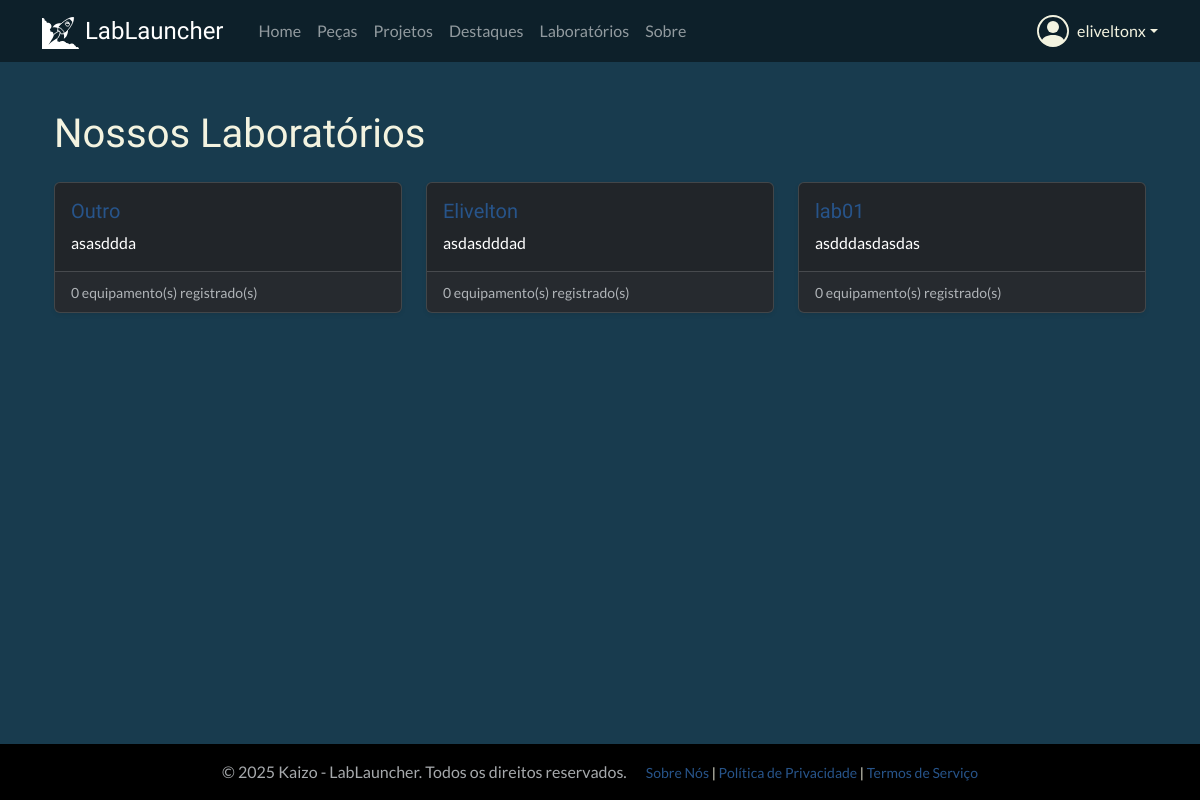
/inventory/labs/ (signed in), run on an earlier commit of the app's database.
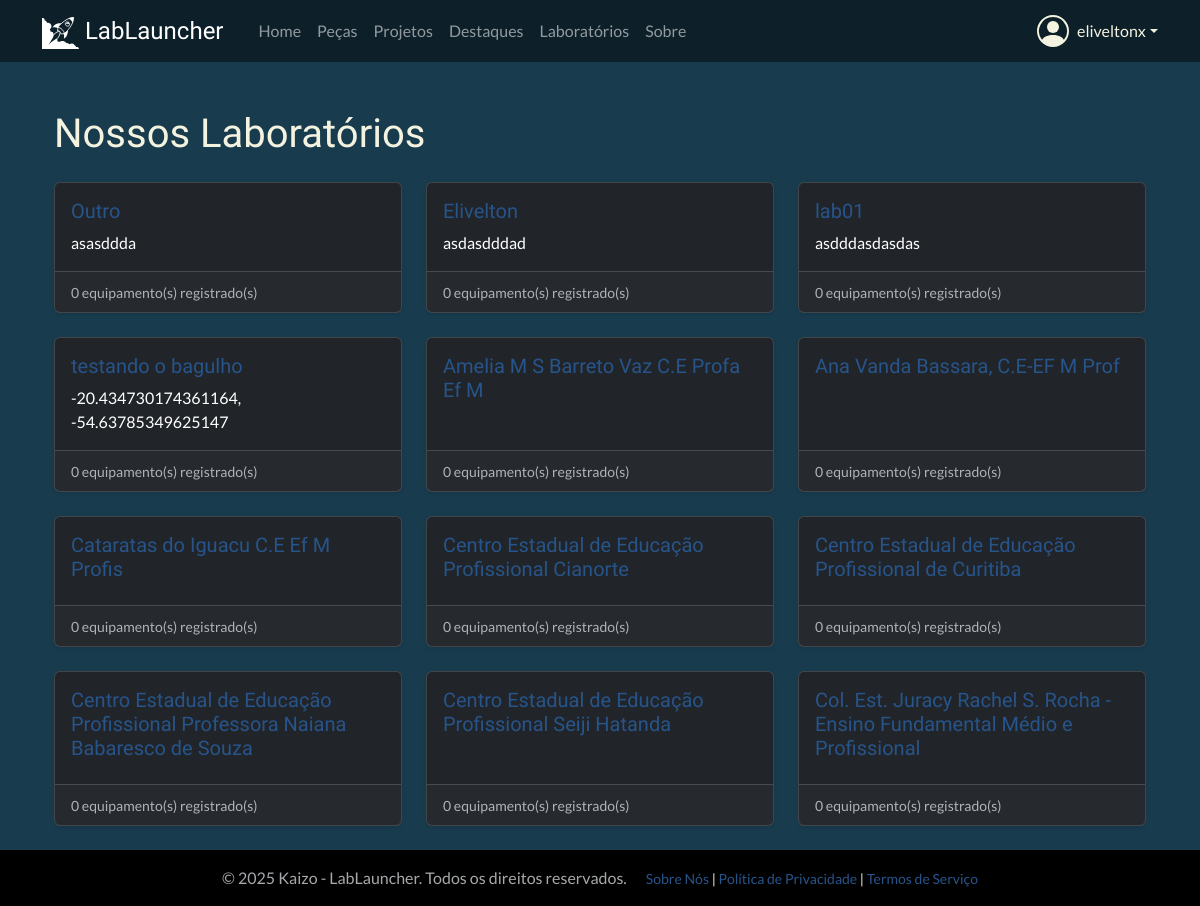
And on a later commit of the database.
### inventory/models.py (models this page shows, shortened)
class Laboratorio(models.Model):
    STATUS_CHOICES = (
        ('ok', 'OK'),
        ('projeto', 'Em Projeto'),
        ('instalacao', 'Em Instalação'),
        ('manutencao', 'Em Manutenção'),
    )
    name = models.CharField(max_length=200, verbose_name="Nome do Laboratório")
    endereco = models.CharField(max_length=255, blank=True, verbose_name="Endereço")
    numero = models.CharField(max_length=20, blank=True, verbose_name="Número")
    uf = models.CharField(max_length=2, blank=True, verbose_name="UF")
    telefone = models.CharField(max_length=20, blank=True, verbose_name="Telefone")
    description = models.TextField(blank=True, verbose_name="Descrição")
    created_at = models.DateTimeField(auto_now_add=True)
    latitude = models.FloatField(null=True, blank=True)
    longitude = models.FloatField(null=True, blank=True)
    status = models.CharField(max_length=20, choices=STATUS_CHOICES, default='projeto', verbose_name="Status")
    lab_type = models.ForeignKey(
        LaboratorioType,
        on_delete=models.SET_NULL,
        null=True, blank=True,
        related_name="laboratorios",
        verbose_name="Tipo de Laboratório"
    )
    inspectors = models.ManyToManyField(
        settings.AUTH_USER_MODEL,
        blank=True,
        related_name="inspected_labs",
        limit_choices_to={'is_staff': True}
    )

### inventory/views.py (the view)
# urls.py: path('labs/', LaboratorioListView.as_view(), name='lab-list'),
class LaboratorioListView(LoginRequiredMixin, ListView):
    model = Laboratorio
    template_name = 'inventory/lab_list.html'
    context_object_name = 'labs' # Nome da variável no template
    paginate_by = 12 # Mostra 12 laboratórios por página

### inventory/templates/inventory/lab_list.html (shortened to what this page needs)
{% extends "base.html" %}
{% block content %}
<div class="container mt-4">
    <h1 class="mb-4">Nossos Laboratórios</h1>
    <div class="row row-cols-1 row-cols-md-2 row-cols-lg-3 g-4">
        {% for lab in labs %}
        <div class="col">
            <div class="card h-100 text-bg-dark shadow-sm">
                <div class="card-body">
                    <h5 class="card-title">
                        <a href="{% url 'inventory:lab-detail' lab.pk %}" class="stretched-link">{{ lab.name }}</a>
                    </h5>
                    <p class="card-text">{{ lab.description|truncatewords:20 }}</p>
                </div>
                <div class="card-footer">
                    <small class="text-muted">{{ lab.equipments.count }} equipamento(s) registrado(s)</small>
                </div>
            </div>
        </div>
        {% empty %}
            <div class="col">
                <p>Nenhum laboratório cadastrado no momento.</p>
            </div>
        {% endfor %}
    </div>
    </div>
{% endblock %}

What changed in the data, as far as the page shows it:
added Laboratorio: name "testando o bagulho", description "-20.434730174361164, -54.63785349625147", equipments.count "0"
added Laboratorio: name "Amelia M S Barreto Vaz C.E Profa Ef M", equipments.count "0"
added Laboratorio: name "Ana Vanda Bassara, C.E-EF M Prof", equipments.count "0"
added Laboratorio: name "Cataratas do Iguacu C.E Ef M Profis", equipments.count "0"
added Laboratorio: name "Centro Estadual de Educação Profissional Cianorte", equipments.count "0"
added Laboratorio: name "Centro Estadual de Educação Profissional de Curitiba", equipments.count "0"
added Laboratorio: name "Centro Estadual de Educação Profissional Professora Naiana Babaresco de Souza", equipments.count "0"
added Laboratorio: name "Centro Estadual de Educação Profissional Seiji Hatanda", equipments.count "0"
added Laboratorio: name "Col. Est. Juracy Rachel S. Rocha - Ensino Fundamental Médio e Profissional", equipments.count "0"
